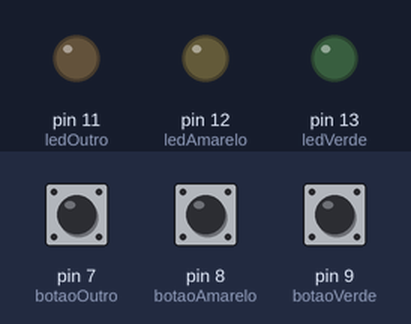
Recording of a sketch running on a simulated Arduino Uno, built with avr-gcc and run on an emulated ATmega328P. On the bench: output pins drawn as LEDs (lit = HIGH). Inputs (shaded band) come from the test bench; at power-on: pin 7 (botaoOutro) LOW, pin 8 (botaoAmarelo) LOW, pin 9 (botaoVerde) LOW.

Above: at 1.2 s.
1.3 s: pin 7 (botaoOutro) pulled HIGH for 0.15 s
At 1.37 s:
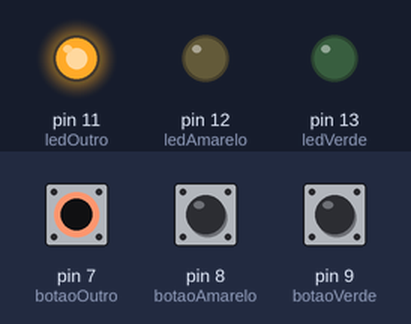
2.9 s: pin 8 (botaoAmarelo) pulled HIGH for 0.15 s
At 2.97 s:
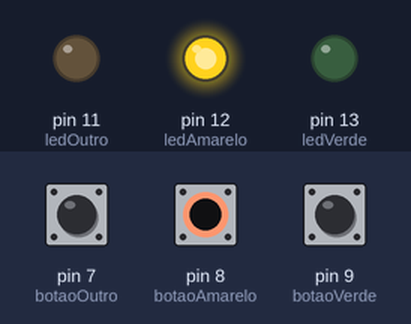
4.5 s: pin 9 (botaoVerde) pulled HIGH for 0.15 s
At 4.57 s:
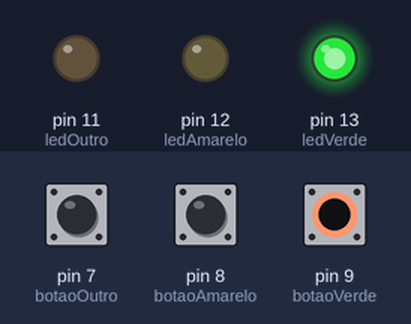
6.1 s: pin 9 (botaoVerde) pulled HIGH for 3.2 s
At 10.1 s:
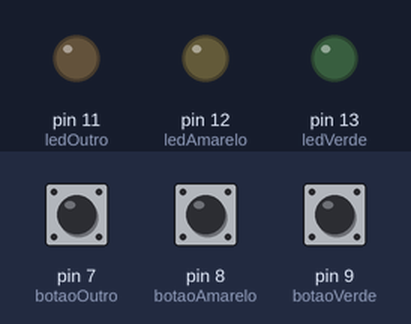
10.8 s: pin 7 (botaoOutro) pulled HIGH for 3.2 s
At 11.2 s:
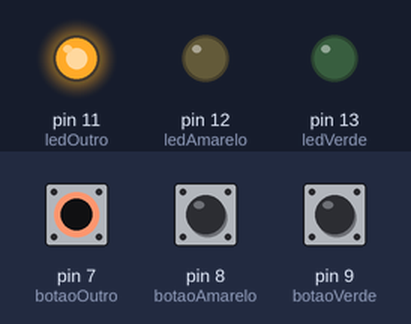
15.5 s: pin 7 (botaoOutro) driven HIGH and pin 8 (botaoAmarelo) driven HIGH
At 16.0 s:
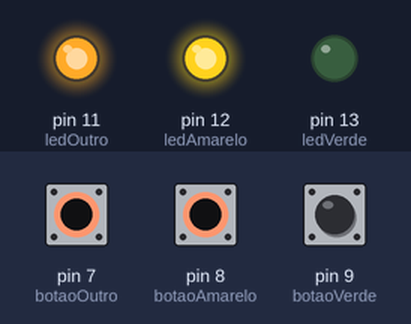
Timing chart, 0 to 18.0 s (numbered marks = the images above; inputs shaded):
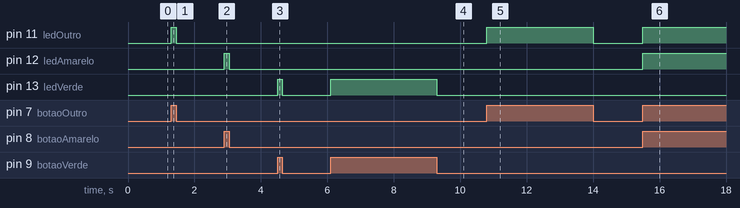

The sketch:

botao.ino
```cpp
/*
  Botao

 Liga e desliga um LED conectado ao pino digital 13 quando pressionado um botao conectado ao pino 2.

 O Circuito:
 * LED conectado ao pino 13 e ao terra
 * botao conectado ao pino 2 desde 5V
 * resistor de 10K conectado ao pino 2 desde o terra
*/

// constantes nao sao alteradas.
// Sao usadas aqui para definir os numeros dos pinos:
const int ledOutro = 11;
const int ledAmarelo =  12;      // o numero do pino do LED
const int ledVerde = 13;
const int botaoOutro = 7;
const int botaoAmarelo = 8;
const int botaoVerde = 9;


// variaveis que devem mudar:
int buttonState = 0;         // variavel para ler o estado do botao

void setup() {
  pinMode(ledAmarelo, OUTPUT);
  pinMode(ledVerde, OUTPUT);
  pinMode(ledOutro, OUTPUT);
  pinMode(botaoAmarelo, INPUT);
  pinMode(botaoVerde, INPUT);
  pinMode(botaoOutro, INPUT);
}

void loop(){

  if (digitalRead(botaoAmarelo) == HIGH) {
    digitalWrite(ledAmarelo, HIGH);
  } else {
    digitalWrite(ledAmarelo, LOW);
  }
  if (digitalRead(botaoVerde) == HIGH) {
    digitalWrite(ledVerde, HIGH);
  } else {
    digitalWrite(ledVerde, LOW);
  }
  if (digitalRead(botaoOutro) == HIGH) {
    digitalWrite(ledOutro, HIGH);
  } else {
    digitalWrite(ledOutro, LOW);
  }
}
```

Measured:
- after the input at 1.3 s, pin 11 (ledOutro): LOW → HIGH at once, → LOW 0.15 s later
- after the input at 2.9 s, pin 12 (ledAmarelo): LOW → HIGH at once, → LOW 0.15 s later
- after the input at 4.5 s, pin 13 (ledVerde): LOW → HIGH at once, → LOW 0.15 s later
- after the input at 6.1 s, pin 13 (ledVerde): LOW → HIGH at once, → LOW 3.2 s later
- after the input at 10.8 s, pin 11 (ledOutro): LOW → HIGH at once, → LOW 3.2 s later
- after the input at 15.5 s, pin 11 (ledOutro), pin 12 (ledAmarelo): LOW → HIGH at once
